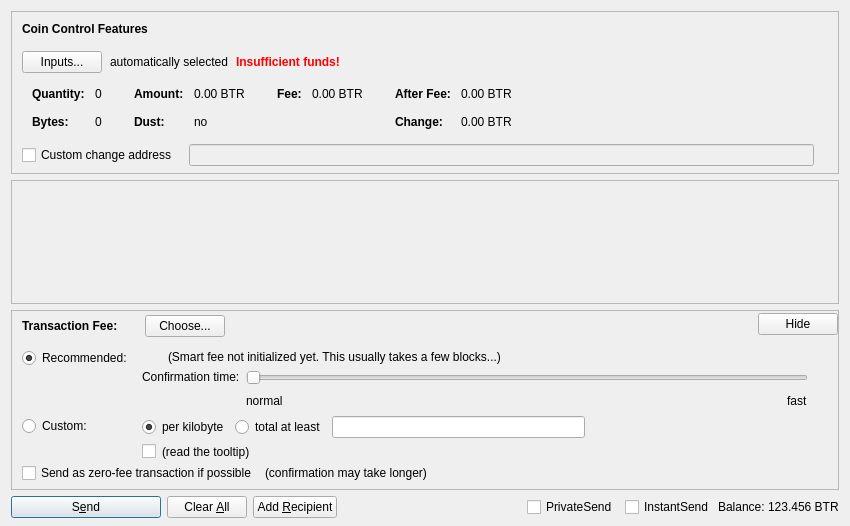
<?xml version="1.0" encoding="UTF-8"?>
<ui version="4.0">
 <class>SendCoinsDialog</class>
 <widget class="QDialog" name="SendCoinsDialog">
  <property name="geometry">
   <rect>
    <x>0</x>
    <y>0</y>
    <width>850</width>
    <height>526</height>
   </rect>
  </property>
  <property name="windowTitle">
   <string>Send Coins</string>
  </property>
  <layout class="QVBoxLayout" name="verticalLayout" stretch="0,1,0,0">
   <property name="bottomMargin">
    <number>8</number>
   </property>
   <item>
    <widget class="QFrame" name="frameCoinControl">
     <property name="sizePolicy">
      <sizepolicy hsizetype="Expanding" vsizetype="Expanding">
       <horstretch>0</horstretch>
       <verstretch>0</verstretch>
      </sizepolicy>
     </property>
     <property name="maximumSize">
      <size>
       <width>16777215</width>
       <height>16777215</height>
      </size>
     </property>
     <property name="frameShape">
      <enum>QFrame::StyledPanel</enum>
     </property>
     <property name="frameShadow">
      <enum>QFrame::Sunken</enum>
     </property>
     <layout class="QVBoxLayout" name="verticalLayoutCoinControl2">
      <property name="spacing">
       <number>0</number>
      </property>
      <property name="leftMargin">
       <number>0</number>
      </property>
      <property name="topMargin">
       <number>0</number>
      </property>
      <property name="rightMargin">
       <number>0</number>
      </property>
      <property name="bottomMargin">
       <number>6</number>
      </property>
      <item>
       <layout class="QVBoxLayout" name="verticalLayoutCoinControl" stretch="0,0,0,0,1">
        <property name="spacing">
         <number>0</number>
        </property>
        <property name="leftMargin">
         <number>10</number>
        </property>
        <property name="topMargin">
         <number>10</number>
        </property>
        <item>
         <layout class="QHBoxLayout" name="horizontalLayoutCoinControl1">
          <property name="bottomMargin">
           <number>15</number>
          </property>
          <item>
           <widget class="QLabel" name="labelCoinControlFeatures">
            <property name="sizePolicy">
             <sizepolicy hsizetype="Preferred" vsizetype="Maximum">
              <horstretch>0</horstretch>
              <verstretch>0</verstretch>
             </sizepolicy>
            </property>
            <property name="font">
             <font>
              <weight>75</weight>
              <bold>true</bold>
             </font>
            </property>
            <property name="styleSheet">
             <string notr="true">font-weight:bold;</string>
            </property>
            <property name="text">
             <string>Coin Control Features</string>
            </property>
           </widget>
          </item>
         </layout>
        </item>
        <item>
         <layout class="QHBoxLayout" name="horizontalLayoutCoinControl2" stretch="0,0,0,0">
          <property name="spacing">
           <number>8</number>
          </property>
          <property name="bottomMargin">
           <number>10</number>
          </property>
          <item>
           <widget class="QPushButton" name="pushButtonCoinControl">
            <property name="styleSheet">
             <string notr="true"/>
            </property>
            <property name="text">
             <string>Inputs...</string>
            </property>
            <property name="autoDefault">
             <bool>false</bool>
            </property>
           </widget>
          </item>
          <item>
           <widget class="QLabel" name="labelCoinControlAutomaticallySelected">
            <property name="text">
             <string>automatically selected</string>
            </property>
            <property name="margin">
             <number>5</number>
            </property>
           </widget>
          </item>
          <item>
           <widget class="QLabel" name="labelCoinControlInsuffFunds">
            <property name="font">
             <font>
              <weight>75</weight>
              <bold>true</bold>
             </font>
            </property>
            <property name="styleSheet">
             <string notr="true">color:red;font-weight:bold;</string>
            </property>
            <property name="text">
             <string>Insufficient funds!</string>
            </property>
            <property name="margin">
             <number>5</number>
            </property>
           </widget>
          </item>
          <item>
           <spacer name="horizontalSpacerCoinControl">
            <property name="orientation">
             <enum>Qt::Horizontal</enum>
            </property>
            <property name="sizeHint" stdset="0">
             <size>
              <width>40</width>
              <height>1</height>
             </size>
            </property>
           </spacer>
          </item>
         </layout>
        </item>
        <item>
         <widget class="QWidget" name="widgetCoinControl" native="true">
          <property name="sizePolicy">
           <sizepolicy hsizetype="Preferred" vsizetype="Preferred">
            <horstretch>0</horstretch>
            <verstretch>0</verstretch>
           </sizepolicy>
          </property>
          <property name="minimumSize">
           <size>
            <width>0</width>
            <height>0</height>
           </size>
          </property>
          <property name="styleSheet">
           <string notr="true"/>
          </property>
          <layout class="QHBoxLayout" name="horizontalLayoutCoinControl5">
           <property name="margin">
            <number>0</number>
           </property>
           <item>
            <layout class="QHBoxLayout" name="horizontalLayoutCoinControl3" stretch="0,0,0,1">
             <property name="spacing">
              <number>20</number>
             </property>
             <property name="topMargin">
              <number>0</number>
             </property>
             <property name="bottomMargin">
              <number>10</number>
             </property>
             <item>
              <layout class="QFormLayout" name="formLayoutCoinControl1">
               <property name="horizontalSpacing">
                <number>10</number>
               </property>
               <property name="verticalSpacing">
                <number>14</number>
               </property>
               <property name="leftMargin">
                <number>10</number>
               </property>
               <property name="topMargin">
                <number>4</number>
               </property>
               <property name="rightMargin">
                <number>6</number>
               </property>
               <item row="0" column="0">
                <widget class="QLabel" name="labelCoinControlQuantityText">
                 <property name="font">
                  <font>
                   <weight>75</weight>
                   <bold>true</bold>
                  </font>
                 </property>
                 <property name="text">
                  <string>Quantity:</string>
                 </property>
                 <property name="margin">
                  <number>0</number>
                 </property>
                </widget>
               </item>
               <item row="0" column="1">
                <widget class="QLabel" name="labelCoinControlQuantity">
                 <property name="cursor">
                  <cursorShape>IBeamCursor</cursorShape>
                 </property>
                 <property name="contextMenuPolicy">
                  <enum>Qt::ActionsContextMenu</enum>
                 </property>
                 <property name="text">
                  <string notr="true">0</string>
                 </property>
                 <property name="margin">
                  <number>0</number>
                 </property>
                 <property name="textInteractionFlags">
                  <set>Qt::LinksAccessibleByMouse|Qt::TextSelectableByKeyboard|Qt::TextSelectableByMouse</set>
                 </property>
                </widget>
               </item>
               <item row="1" column="0">
                <widget class="QLabel" name="labelCoinControlBytesText">
                 <property name="font">
                  <font>
                   <weight>75</weight>
                   <bold>true</bold>
                  </font>
                 </property>
                 <property name="text">
                  <string>Bytes:</string>
                 </property>
                </widget>
               </item>
               <item row="1" column="1">
                <widget class="QLabel" name="labelCoinControlBytes">
                 <property name="cursor">
                  <cursorShape>IBeamCursor</cursorShape>
                 </property>
                 <property name="contextMenuPolicy">
                  <enum>Qt::ActionsContextMenu</enum>
                 </property>
                 <property name="text">
                  <string notr="true">0</string>
                 </property>
                 <property name="textInteractionFlags">
                  <set>Qt::LinksAccessibleByMouse|Qt::TextSelectableByKeyboard|Qt::TextSelectableByMouse</set>
                 </property>
                </widget>
               </item>
              </layout>
             </item>
             <item>
              <layout class="QFormLayout" name="formLayoutCoinControl2">
               <property name="horizontalSpacing">
                <number>10</number>
               </property>
               <property name="verticalSpacing">
                <number>14</number>
               </property>
               <property name="leftMargin">
                <number>6</number>
               </property>
               <property name="topMargin">
                <number>4</number>
               </property>
               <property name="rightMargin">
                <number>6</number>
               </property>
               <item row="0" column="0">
                <widget class="QLabel" name="labelCoinControlAmountText">
                 <property name="font">
                  <font>
                   <weight>75</weight>
                   <bold>true</bold>
                  </font>
                 </property>
                 <property name="text">
                  <string>Amount:</string>
                 </property>
                 <property name="margin">
                  <number>0</number>
                 </property>
                </widget>
               </item>
               <item row="0" column="1">
                <widget class="QLabel" name="labelCoinControlAmount">
                 <property name="cursor">
                  <cursorShape>IBeamCursor</cursorShape>
                 </property>
                 <property name="contextMenuPolicy">
                  <enum>Qt::ActionsContextMenu</enum>
                 </property>
                 <property name="text">
                  <string notr="true">0.00 BTR</string>
                 </property>
                 <property name="textInteractionFlags">
                  <set>Qt::LinksAccessibleByMouse|Qt::TextSelectableByKeyboard|Qt::TextSelectableByMouse</set>
                 </property>
                </widget>
               </item>
               <item row="1" column="0">
                <widget class="QLabel" name="labelCoinControlLowOutputText">
                 <property name="font">
                  <font>
                   <weight>75</weight>
                   <bold>true</bold>
                  </font>
                 </property>
                 <property name="text">
                  <string>Dust:</string>
                 </property>
                </widget>
               </item>
               <item row="1" column="1">
                <widget class="QLabel" name="labelCoinControlLowOutput">
                 <property name="cursor">
                  <cursorShape>IBeamCursor</cursorShape>
                 </property>
                 <property name="contextMenuPolicy">
                  <enum>Qt::ActionsContextMenu</enum>
                 </property>
                 <property name="text">
                  <string notr="true">no</string>
                 </property>
                 <property name="textInteractionFlags">
                  <set>Qt::LinksAccessibleByMouse|Qt::TextSelectableByKeyboard|Qt::TextSelectableByMouse</set>
                 </property>
                </widget>
               </item>
              </layout>
             </item>
             <item>
              <layout class="QFormLayout" name="formLayoutCoinControl3">
               <property name="horizontalSpacing">
                <number>10</number>
               </property>
               <property name="verticalSpacing">
                <number>14</number>
               </property>
               <property name="leftMargin">
                <number>6</number>
               </property>
               <property name="topMargin">
                <number>4</number>
               </property>
               <property name="rightMargin">
                <number>6</number>
               </property>
               <item row="0" column="0">
                <widget class="QLabel" name="labelCoinControlFeeText">
                 <property name="font">
                  <font>
                   <weight>75</weight>
                   <bold>true</bold>
                  </font>
                 </property>
                 <property name="text">
                  <string>Fee:</string>
                 </property>
                 <property name="margin">
                  <number>0</number>
                 </property>
                </widget>
               </item>
               <item row="0" column="1">
                <widget class="QLabel" name="labelCoinControlFee">
                 <property name="cursor">
                  <cursorShape>IBeamCursor</cursorShape>
                 </property>
                 <property name="contextMenuPolicy">
                  <enum>Qt::ActionsContextMenu</enum>
                 </property>
                 <property name="text">
                  <string notr="true">0.00 BTR</string>
                 </property>
                 <property name="textInteractionFlags">
                  <set>Qt::LinksAccessibleByMouse|Qt::TextSelectableByKeyboard|Qt::TextSelectableByMouse</set>
                 </property>
                </widget>
               </item>
              </layout>
             </item>
             <item>
              <layout class="QFormLayout" name="formLayoutCoinControl4">
               <property name="horizontalSpacing">
                <number>10</number>
               </property>
               <property name="verticalSpacing">
                <number>14</number>
               </property>
               <property name="leftMargin">
                <number>6</number>
               </property>
               <property name="topMargin">
                <number>4</number>
               </property>
               <property name="rightMargin">
                <number>6</number>
               </property>
               <item row="0" column="0">
                <widget class="QLabel" name="labelCoinControlAfterFeeText">
                 <property name="font">
                  <font>
                   <weight>75</weight>
                   <bold>true</bold>
                  </font>
                 </property>
                 <property name="text">
                  <string>After Fee:</string>
                 </property>
                 <property name="margin">
                  <number>0</number>
                 </property>
                </widget>
               </item>
               <item row="0" column="1">
                <widget class="QLabel" name="labelCoinControlAfterFee">
                 <property name="cursor">
                  <cursorShape>IBeamCursor</cursorShape>
                 </property>
                 <property name="contextMenuPolicy">
                  <enum>Qt::ActionsContextMenu</enum>
                 </property>
                 <property name="text">
                  <string notr="true">0.00 BTR</string>
                 </property>
                 <property name="textInteractionFlags">
                  <set>Qt::LinksAccessibleByMouse|Qt::TextSelectableByKeyboard|Qt::TextSelectableByMouse</set>
                 </property>
                </widget>
               </item>
               <item row="1" column="0">
                <widget class="QLabel" name="labelCoinControlChangeText">
                 <property name="font">
                  <font>
                   <weight>75</weight>
                   <bold>true</bold>
                  </font>
                 </property>
                 <property name="text">
                  <string>Change:</string>
                 </property>
                </widget>
               </item>
               <item row="1" column="1">
                <widget class="QLabel" name="labelCoinControlChange">
                 <property name="cursor">
                  <cursorShape>IBeamCursor</cursorShape>
                 </property>
                 <property name="contextMenuPolicy">
                  <enum>Qt::ActionsContextMenu</enum>
                 </property>
                 <property name="text">
                  <string notr="true">0.00 BTR</string>
                 </property>
                 <property name="textInteractionFlags">
                  <set>Qt::LinksAccessibleByMouse|Qt::TextSelectableByKeyboard|Qt::TextSelectableByMouse</set>
                 </property>
                </widget>
               </item>
              </layout>
             </item>
            </layout>
           </item>
          </layout>
         </widget>
        </item>
        <item>
         <layout class="QHBoxLayout" name="horizontalLayoutCoinControl4" stretch="0,0,0">
          <property name="spacing">
           <number>12</number>
          </property>
          <property name="sizeConstraint">
           <enum>QLayout::SetDefaultConstraint</enum>
          </property>
          <property name="topMargin">
           <number>5</number>
          </property>
          <property name="rightMargin">
           <number>5</number>
          </property>
          <item>
           <widget class="QCheckBox" name="checkBoxCoinControlChange">
            <property name="toolTip">
             <string>If this is activated, but the change address is empty or invalid, change will be sent to a newly generated address.</string>
            </property>
            <property name="text">
             <string>Custom change address</string>
            </property>
           </widget>
          </item>
          <item>
           <widget class="QValidatedLineEdit" name="lineEditCoinControlChange">
            <property name="enabled">
             <bool>false</bool>
            </property>
            <property name="sizePolicy">
             <sizepolicy hsizetype="Expanding" vsizetype="Fixed">
              <horstretch>0</horstretch>
              <verstretch>0</verstretch>
             </sizepolicy>
            </property>
           </widget>
          </item>
          <item>
           <widget class="QLabel" name="labelCoinControlChangeLabel">
            <property name="sizePolicy">
             <sizepolicy hsizetype="Preferred" vsizetype="Expanding">
              <horstretch>0</horstretch>
              <verstretch>0</verstretch>
             </sizepolicy>
            </property>
            <property name="minimumSize">
             <size>
              <width>0</width>
              <height>0</height>
             </size>
            </property>
            <property name="text">
             <string/>
            </property>
            <property name="margin">
             <number>3</number>
            </property>
           </widget>
          </item>
         </layout>
        </item>
        <item>
         <spacer name="verticalSpacerCoinControl">
          <property name="orientation">
           <enum>Qt::Vertical</enum>
          </property>
          <property name="sizeHint" stdset="0">
           <size>
            <width>800</width>
            <height>1</height>
           </size>
          </property>
         </spacer>
        </item>
       </layout>
      </item>
     </layout>
    </widget>
   </item>
   <item>
    <widget class="QScrollArea" name="scrollArea">
     <property name="widgetResizable">
      <bool>true</bool>
     </property>
     <widget class="QWidget" name="scrollAreaWidgetContents">
      <property name="geometry">
       <rect>
        <x>0</x>
        <y>0</y>
        <width>830</width>
        <height>72</height>
       </rect>
      </property>
      <layout class="QVBoxLayout" name="verticalLayout_2" stretch="0,1">
       <property name="margin">
        <number>0</number>
       </property>
       <item>
        <layout class="QVBoxLayout" name="entries">
         <property name="spacing">
          <number>6</number>
         </property>
        </layout>
       </item>
       <item>
        <spacer name="verticalSpacer">
         <property name="orientation">
          <enum>Qt::Vertical</enum>
         </property>
         <property name="sizeHint" stdset="0">
          <size>
           <width>20</width>
           <height>40</height>
          </size>
         </property>
        </spacer>
       </item>
      </layout>
     </widget>
    </widget>
   </item>
   <item>
    <widget class="QFrame" name="frameFee">
     <property name="sizePolicy">
      <sizepolicy hsizetype="Expanding" vsizetype="Expanding">
       <horstretch>0</horstretch>
       <verstretch>0</verstretch>
      </sizepolicy>
     </property>
     <property name="maximumSize">
      <size>
       <width>16777215</width>
       <height>16777215</height>
      </size>
     </property>
     <property name="frameShape">
      <enum>QFrame::StyledPanel</enum>
     </property>
     <property name="frameShadow">
      <enum>QFrame::Sunken</enum>
     </property>
     <layout class="QVBoxLayout" name="verticalLayoutFee1">
      <property name="spacing">
       <number>0</number>
      </property>
      <property name="margin">
       <number>0</number>
      </property>
      <item>
       <layout class="QVBoxLayout" name="verticalLayoutFee2" stretch="0,0,0">
        <property name="spacing">
         <number>0</number>
        </property>
        <property name="leftMargin">
         <number>10</number>
        </property>
        <property name="topMargin">
         <number>0</number>
        </property>
        <item>
         <layout class="QHBoxLayout" name="horizontalLayoutFee1">
          <property name="bottomMargin">
           <number>0</number>
          </property>
          <item>
           <layout class="QVBoxLayout" name="verticalLayoutFee7">
            <property name="spacing">
             <number>0</number>
            </property>
            <item>
             <spacer name="verticalSpacerSmartFee">
              <property name="orientation">
               <enum>Qt::Vertical</enum>
              </property>
              <property name="sizeType">
               <enum>QSizePolicy::Fixed</enum>
              </property>
              <property name="sizeHint" stdset="0">
               <size>
                <width>1</width>
                <height>4</height>
               </size>
              </property>
             </spacer>
            </item>
            <item>
             <layout class="QHBoxLayout" name="horizontalLayoutSmartFee">
              <property name="spacing">
               <number>10</number>
              </property>
              <item>
               <widget class="QLabel" name="labelFeeHeadline">
                <property name="sizePolicy">
                 <sizepolicy hsizetype="Preferred" vsizetype="Maximum">
                  <horstretch>0</horstretch>
                  <verstretch>0</verstretch>
                 </sizepolicy>
                </property>
                <property name="font">
                 <font>
                  <weight>75</weight>
                  <bold>true</bold>
                 </font>
                </property>
                <property name="styleSheet">
                 <string notr="true">font-weight:bold;</string>
                </property>
                <property name="text">
                 <string>Transaction Fee:</string>
                </property>
               </widget>
              </item>
              <item>
               <widget class="QLabel" name="labelFeeMinimized">
                <property name="text">
                 <string/>
                </property>
               </widget>
              </item>
              <item>
               <widget class="QPushButton" name="buttonChooseFee">
                <property name="text">
                 <string>Choose...</string>
                </property>
               </widget>
              </item>
             </layout>
            </item>
            <item>
             <spacer name="verticalSpacer_5">
              <property name="orientation">
               <enum>Qt::Vertical</enum>
              </property>
              <property name="sizeHint" stdset="0">
               <size>
                <width>1</width>
                <height>1</height>
               </size>
              </property>
             </spacer>
            </item>
           </layout>
          </item>
          <item>
           <spacer name="horizontalSpacer_4">
            <property name="orientation">
             <enum>Qt::Horizontal</enum>
            </property>
            <property name="sizeHint" stdset="0">
             <size>
              <width>40</width>
              <height>20</height>
             </size>
            </property>
           </spacer>
          </item>
          <item>
           <widget class="QPushButton" name="buttonMinimizeFee">
            <property name="toolTip">
             <string>collapse fee-settings</string>
            </property>
            <property name="text">
             <string>Hide</string>
            </property>
           </widget>
          </item>
         </layout>
        </item>
        <item>
         <widget class="QFrame" name="frameFeeSelection">
          <layout class="QVBoxLayout" name="verticalLayoutFee12">
           <property name="spacing">
            <number>0</number>
           </property>
           <property name="margin">
            <number>0</number>
           </property>
           <item>
            <layout class="QGridLayout" name="gridLayoutFee">
             <property name="topMargin">
              <number>10</number>
             </property>
             <property name="bottomMargin">
              <number>4</number>
             </property>
             <property name="horizontalSpacing">
              <number>10</number>
             </property>
             <property name="verticalSpacing">
              <number>4</number>
             </property>
             <item row="1" column="1">
              <layout class="QVBoxLayout" name="verticalLayoutFee8">
               <property name="spacing">
                <number>6</number>
               </property>
               <item>
                <layout class="QHBoxLayout" name="horizontalLayoutFee13">
                 <item>
                  <widget class="QRadioButton" name="radioCustomPerKilobyte">
                   <property name="toolTip">
                    <string>If the custom fee is set to 1000 duffs and the transaction is only 250 bytes, then &quot;per kilobyte&quot; only pays 250 duffs in fee,&lt;br /&gt;while &quot;at least&quot; pays 1000 duffs. For transactions bigger than a kilobyte both pay by kilobyte.</string>
                   </property>
                   <property name="text">
                    <string>per kilobyte</string>
                   </property>
                   <property name="checked">
                    <bool>true</bool>
                   </property>
                   <attribute name="buttonGroup">
                    <string notr="true">groupCustomFee</string>
                   </attribute>
                  </widget>
                 </item>
                 <item>
                  <widget class="QRadioButton" name="radioCustomAtLeast">
                   <property name="toolTip">
                    <string>If the custom fee is set to 1000 duffs and the transaction is only 250 bytes, then &quot;per kilobyte&quot; only pays 250 duffs in fee,&lt;br /&gt;while &quot;total at least&quot; pays 1000 duffs. For transactions bigger than a kilobyte both pay by kilobyte.</string>
                   </property>
                   <property name="text">
                    <string>total at least</string>
                   </property>
                   <attribute name="buttonGroup">
                    <string notr="true">groupCustomFee</string>
                   </attribute>
                  </widget>
                 </item>
                 <item>
                  <widget class="BitcoinAmountField" name="customFee"/>
                 </item>
                 <item>
                  <spacer name="horizontalSpacer_6">
                   <property name="orientation">
                    <enum>Qt::Horizontal</enum>
                   </property>
                   <property name="sizeHint" stdset="0">
                    <size>
                     <width>1</width>
                     <height>1</height>
                    </size>
                   </property>
                  </spacer>
                 </item>
                </layout>
               </item>
               <item>
                <layout class="QHBoxLayout" name="horizontalLayoutFee8">
                 <item>
                  <widget class="QCheckBox" name="checkBoxMinimumFee">
                   <property name="toolTip">
                    <string>Paying only the minimum fee is just fine as long as there is less transaction volume than space in the blocks.&lt;br /&gt;But be aware that this can end up in a never confirming transaction once there is more demand for btr transactions than the network can process.</string>
                   </property>
                   <property name="text">
                    <string/>
                   </property>
                  </widget>
                 </item>
                 <item>
                  <widget class="QLabel" name="labelMinFeeWarning">
                   <property name="enabled">
                    <bool>true</bool>
                   </property>
                   <property name="toolTip">
                    <string>Paying only the minimum fee is just fine as long as there is less transaction volume than space in the blocks.&lt;br /&gt;But be aware that this can end up in a never confirming transaction once there is more demand for btr transactions than the network can process.</string>
                   </property>
                   <property name="text">
                    <string>(read the tooltip)</string>
                   </property>
                   <property name="margin">
                    <number>5</number>
                   </property>
                  </widget>
                 </item>
                 <item>
                  <spacer name="horizontalSpacer_2">
                   <property name="orientation">
                    <enum>Qt::Horizontal</enum>
                   </property>
                   <property name="sizeHint" stdset="0">
                    <size>
                     <width>1</width>
                     <height>1</height>
                    </size>
                   </property>
                  </spacer>
                 </item>
                </layout>
               </item>
              </layout>
             </item>
             <item row="0" column="0">
              <layout class="QVBoxLayout" name="verticalLayoutFee4" stretch="0,1">
               <item>
                <widget class="QRadioButton" name="radioSmartFee">
                 <property name="text">
                  <string>Recommended:</string>
                 </property>
                 <property name="checked">
                  <bool>true</bool>
                 </property>
                 <attribute name="buttonGroup">
                  <string notr="true">groupFee</string>
                 </attribute>
                </widget>
               </item>
               <item>
                <spacer name="verticalSpacer_2">
                 <property name="orientation">
                  <enum>Qt::Vertical</enum>
                 </property>
                 <property name="sizeHint" stdset="0">
                  <size>
                   <width>1</width>
                   <height>1</height>
                  </size>
                 </property>
                </spacer>
               </item>
              </layout>
             </item>
             <item row="1" column="0">
              <layout class="QVBoxLayout" name="verticalLayoutFee9" stretch="0,1">
               <item>
                <widget class="QRadioButton" name="radioCustomFee">
                 <property name="text">
                  <string>Custom:</string>
                 </property>
                 <attribute name="buttonGroup">
                  <string notr="true">groupFee</string>
                 </attribute>
                </widget>
               </item>
               <item>
                <spacer name="verticalSpacer_6">
                 <property name="orientation">
                  <enum>Qt::Vertical</enum>
                 </property>
                 <property name="sizeHint" stdset="0">
                  <size>
                   <width>1</width>
                   <height>1</height>
                  </size>
                 </property>
                </spacer>
               </item>
              </layout>
             </item>
             <item row="0" column="1">
              <layout class="QVBoxLayout" name="verticalLayoutFee3" stretch="0,0,1">
               <property name="spacing">
                <number>6</number>
               </property>
               <property name="topMargin">
                <number>2</number>
               </property>
               <item>
                <layout class="QHBoxLayout" name="horizontalLayoutFee12">
                 <item>
                  <widget class="QLabel" name="labelSmartFee">
                   <property name="text">
                    <string/>
                   </property>
                   <property name="margin">
                    <number>2</number>
                   </property>
                  </widget>
                 </item>
                 <item>
                  <widget class="QLabel" name="labelFeeEstimation">
                   <property name="text">
                    <string/>
                   </property>
                  </widget>
                 </item>
                 <item>
                  <widget class="QLabel" name="labelSmartFee2">
                   <property name="text">
                    <string>(Smart fee not initialized yet. This usually takes a few blocks...)</string>
                   </property>
                   <property name="margin">
                    <number>2</number>
                   </property>
                  </widget>
                 </item>
                 <item>
                  <spacer name="horizontalSpacer_5">
                   <property name="orientation">
                    <enum>Qt::Horizontal</enum>
                   </property>
                   <property name="sizeHint" stdset="0">
                    <size>
                     <width>1</width>
                     <height>1</height>
                    </size>
                   </property>
                  </spacer>
                 </item>
                </layout>
               </item>
               <item>
                <layout class="QHBoxLayout" name="horizontalLayoutFee9">
                 <item>
                  <layout class="QVBoxLayout" name="verticalLayoutFee6">
                   <item>
                    <widget class="QLabel" name="labelSmartFee3">
                     <property name="text">
                      <string>Confirmation time:</string>
                     </property>
                     <property name="margin">
                      <number>2</number>
                     </property>
                    </widget>
                   </item>
                   <item>
                    <spacer name="verticalSpacer_3">
                     <property name="orientation">
                      <enum>Qt::Vertical</enum>
                     </property>
                     <property name="sizeHint" stdset="0">
                      <size>
                       <width>1</width>
                       <height>1</height>
                      </size>
                     </property>
                    </spacer>
                   </item>
                  </layout>
                 </item>
                 <item>
                  <layout class="QVBoxLayout" name="verticalLayoutFee5">
                   <property name="rightMargin">
                    <number>30</number>
                   </property>
                   <item>
                    <widget class="QSlider" name="sliderSmartFee">
                     <property name="minimum">
                      <number>0</number>
                     </property>
                     <property name="maximum">
                      <number>24</number>
                     </property>
                     <property name="pageStep">
                      <number>1</number>
                     </property>
                     <property name="value">
                      <number>0</number>
                     </property>
                     <property name="orientation">
                      <enum>Qt::Horizontal</enum>
                     </property>
                     <property name="invertedAppearance">
                      <bool>false</bool>
                     </property>
                     <property name="invertedControls">
                      <bool>false</bool>
                     </property>
                     <property name="tickPosition">
                      <enum>QSlider::NoTicks</enum>
                     </property>
                    </widget>
                   </item>
                   <item>
                    <layout class="QHBoxLayout" name="horizontalLayoutFee10">
                     <item>
                      <widget class="QLabel" name="labelSmartFeeNormal">
                       <property name="text">
                        <string>normal</string>
                       </property>
                      </widget>
                     </item>
                     <item>
                      <spacer name="horizontalSpacer_3">
                       <property name="orientation">
                        <enum>Qt::Horizontal</enum>
                       </property>
                       <property name="sizeHint" stdset="0">
                        <size>
                         <width>40</width>
                         <height>20</height>
                        </size>
                       </property>
                      </spacer>
                     </item>
                     <item>
                      <widget class="QLabel" name="labelSmartFeeFast">
                       <property name="text">
                        <string>fast</string>
                       </property>
                      </widget>
                     </item>
                    </layout>
                   </item>
                  </layout>
                 </item>
                </layout>
               </item>
               <item>
                <spacer name="verticalSpacer_4">
                 <property name="orientation">
                  <enum>Qt::Vertical</enum>
                 </property>
                 <property name="sizeHint" stdset="0">
                  <size>
                   <width>1</width>
                   <height>1</height>
                  </size>
                 </property>
                </spacer>
               </item>
              </layout>
             </item>
            </layout>
           </item>
           <item>
            <layout class="QHBoxLayout" name="horizontalLayoutFee5" stretch="0,0,0">
             <property name="spacing">
              <number>8</number>
             </property>
             <property name="bottomMargin">
              <number>4</number>
             </property>
             <item>
              <widget class="QCheckBox" name="checkBoxFreeTx">
               <property name="text">
                <string>Send as zero-fee transaction if possible</string>
               </property>
              </widget>
             </item>
             <item>
              <widget class="QLabel" name="labelFreeTx">
               <property name="text">
                <string>(confirmation may take longer)</string>
               </property>
               <property name="margin">
                <number>5</number>
               </property>
              </widget>
             </item>
             <item>
              <spacer name="horizontalSpacerFee5">
               <property name="orientation">
                <enum>Qt::Horizontal</enum>
               </property>
               <property name="sizeHint" stdset="0">
                <size>
                 <width>1</width>
                 <height>1</height>
                </size>
               </property>
              </spacer>
             </item>
            </layout>
           </item>
           <item>
            <spacer name="verticalSpacerFee2">
             <property name="orientation">
              <enum>Qt::Vertical</enum>
             </property>
             <property name="sizeHint" stdset="0">
              <size>
               <width>1</width>
               <height>1</height>
              </size>
             </property>
            </spacer>
           </item>
          </layout>
         </widget>
        </item>
        <item>
         <spacer name="verticalSpacerFee">
          <property name="orientation">
           <enum>Qt::Vertical</enum>
          </property>
          <property name="sizeHint" stdset="0">
           <size>
            <width>800</width>
            <height>1</height>
           </size>
          </property>
         </spacer>
        </item>
       </layout>
      </item>
     </layout>
    </widget>
   </item>
   <item>
    <layout class="QHBoxLayout" name="horizontalLayout">
     <item>
      <widget class="QPushButton" name="sendButton">
       <property name="minimumSize">
        <size>
         <width>150</width>
         <height>0</height>
        </size>
       </property>
       <property name="toolTip">
        <string>Confirm the send action</string>
       </property>
       <property name="text">
        <string>S&amp;end</string>
       </property>
       <property name="autoDefault">
        <bool>false</bool>
       </property>
       <property name="default">
        <bool>true</bool>
       </property>
      </widget>
     </item>
     <item>
      <widget class="QPushButton" name="clearButton">
       <property name="sizePolicy">
        <sizepolicy hsizetype="Minimum" vsizetype="Fixed">
         <horstretch>0</horstretch>
         <verstretch>0</verstretch>
        </sizepolicy>
       </property>
       <property name="toolTip">
        <string>Clear all fields of the form.</string>
       </property>
       <property name="text">
        <string>Clear &amp;All</string>
       </property>
       <property name="autoDefault">
        <bool>false</bool>
       </property>
      </widget>
     </item>
     <item>
      <widget class="QPushButton" name="addButton">
       <property name="toolTip">
        <string>Send to multiple recipients at once</string>
       </property>
       <property name="text">
        <string>Add &amp;Recipient</string>
       </property>
       <property name="autoDefault">
        <bool>false</bool>
       </property>
      </widget>
     </item>
     <item>
      <spacer name="horizontalSpacer">
       <property name="orientation">
        <enum>Qt::Horizontal</enum>
       </property>
       <property name="sizeHint" stdset="0">
        <size>
         <width>40</width>
         <height>20</height>
        </size>
       </property>
      </spacer>
     </item>
     <item>
      <layout class="QHBoxLayout" name="horizontalLayout_2">
       <property name="spacing">
        <number>3</number>
       </property>
       <item>
        <widget class="QCheckBox" name="checkUsePrivateSend">
         <property name="minimumSize">
          <size>
           <width>95</width>
           <height>0</height>
          </size>
         </property>
         <property name="text">
          <string>PrivateSend</string>
         </property>
         <property name="checked">
          <bool>false</bool>
         </property>
        </widget>
       </item>
       <item>
        <widget class="QCheckBox" name="checkUseInstantSend">
         <property name="enabled">
          <bool>true</bool>
         </property>
         <property name="minimumSize">
          <size>
           <width>85</width>
           <height>0</height>
          </size>
         </property>
         <property name="text">
          <string>InstantSend</string>
         </property>
        </widget>
       </item>
       <item>
        <widget class="QLabel" name="label">
         <property name="text">
          <string>Balance:</string>
         </property>
        </widget>
       </item>
       <item>
        <widget class="QLabel" name="labelBalance">
         <property name="sizePolicy">
          <sizepolicy hsizetype="Preferred" vsizetype="Fixed">
           <horstretch>0</horstretch>
           <verstretch>0</verstretch>
          </sizepolicy>
         </property>
         <property name="cursor">
          <cursorShape>IBeamCursor</cursorShape>
         </property>
         <property name="text">
          <string notr="true">123.456 BTR</string>
         </property>
         <property name="textInteractionFlags">
          <set>Qt::LinksAccessibleByMouse|Qt::TextSelectableByKeyboard|Qt::TextSelectableByMouse</set>
         </property>
        </widget>
       </item>
      </layout>
     </item>
    </layout>
   </item>
  </layout>
 </widget>
 <customwidgets>
  <customwidget>
   <class>QValidatedLineEdit</class>
   <extends>QLineEdit</extends>
   <header>qvalidatedlineedit.h</header>
  </customwidget>
  <customwidget>
   <class>BitcoinAmountField</class>
   <extends>QLineEdit</extends>
   <header>bitcoinamountfield.h</header>
   <container>1</container>
  </customwidget>
 </customwidgets>
 <resources>
  <include location="../btr.qrc"/>
 </resources>
 <connections/>
 <buttongroups>
  <buttongroup name="groupCustomFee"/>
  <buttongroup name="groupFee"/>
 </buttongroups>
</ui>
